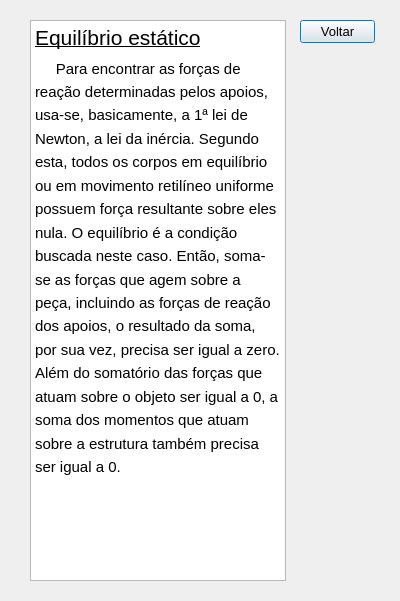
<?xml version="1.0" encoding="UTF-8"?>
<ui version="4.0">
 <class>Dialog</class>
 <widget class="QDialog" name="Dialog">
  <property name="geometry">
   <rect>
    <x>0</x>
    <y>0</y>
    <width>400</width>
    <height>601</height>
   </rect>
  </property>
  <property name="windowTitle">
   <string>Equilíbrio estático</string>
  </property>
  <widget class="QPushButton" name="pushButton">
   <property name="geometry">
    <rect>
     <x>300</x>
     <y>20</y>
     <width>75</width>
     <height>23</height>
    </rect>
   </property>
   <property name="font">
    <font>
     <pointsize>10</pointsize>
    </font>
   </property>
   <property name="text">
    <string>Voltar</string>
   </property>
  </widget>
  <widget class="QTextBrowser" name="textBrowser">
   <property name="geometry">
    <rect>
     <x>30</x>
     <y>20</y>
     <width>256</width>
     <height>561</height>
    </rect>
   </property>
   <property name="html">
    <string>&lt;!DOCTYPE HTML PUBLIC &quot;-//W3C//DTD HTML 4.0//EN&quot; &quot;http://www.w3.org/TR/REC-html40/strict.dtd&quot;&gt;
&lt;html&gt;&lt;head&gt;&lt;meta name=&quot;qrichtext&quot; content=&quot;1&quot; /&gt;&lt;style type=&quot;text/css&quot;&gt;
p, li { white-space: pre-wrap; }
&lt;/style&gt;&lt;/head&gt;&lt;body style=&quot; font-family:'MS Shell Dlg 2'; font-size:8.25pt; font-weight:400; font-style:normal;&quot;&gt;
&lt;p style=&quot; margin-top:0px; margin-bottom:0px; margin-left:0px; margin-right:0px; -qt-block-indent:0; text-indent:0px; line-height:138%;&quot;&gt;&lt;a name=&quot;docs-internal-guid-306d3a3a-7fff-1129-edf5-db80940f1eea&quot;&gt;&lt;/a&gt;&lt;span style=&quot; font-family:'Arial'; font-size:16pt; text-decoration: underline; color:#000000; background-color:transparent;&quot;&gt;E&lt;/span&gt;&lt;span style=&quot; font-family:'Arial'; font-size:16pt; text-decoration: underline; color:#000000; background-color:transparent;&quot;&gt;quilíbrio estático&lt;/span&gt;&lt;/p&gt;
&lt;p style=&quot; margin-top:0px; margin-bottom:0px; margin-left:0px; margin-right:0px; -qt-block-indent:0; text-indent:0px; line-height:138%;&quot;&gt;&lt;span style=&quot; font-family:'Arial'; font-size:11pt; color:#000000; background-color:transparent;&quot;&gt;     Para encontrar as forças de reação determinadas pelos apoios, usa-se, basicamente, a 1ª lei de Newton, a lei da inércia. Segundo esta, todos os corpos em equilíbrio ou em movimento retilíneo uniforme possuem força resultante sobre eles nula. O equilíbrio é a condição buscada neste caso. Então, soma-se as forças que agem sobre a peça, incluindo as forças de reação dos apoios, o resultado da soma, por sua vez, precisa ser igual a zero. Além do somatório das forças que atuam sobre o objeto ser igual a 0, a soma dos momentos que atuam sobre a estrutura também precisa ser igual a 0.&lt;/span&gt;&lt;/p&gt;
&lt;p align=&quot;center&quot; style=&quot; margin-top:0px; margin-bottom:0px; margin-left:0px; margin-right:0px; -qt-block-indent:0; text-indent:0px;&quot;&gt;&lt;img src=&quot;:/images/formulas.png&quot; /&gt;&lt;span style=&quot; font-size:8pt;&quot;&gt;&lt;br /&gt;&lt;/span&gt;&lt;/p&gt;&lt;/body&gt;&lt;/html&gt;</string>
   </property>
  </widget>
  <widget class="QLabel" name="label">
   <property name="geometry">
    <rect>
     <x>0</x>
     <y>0</y>
     <width>400</width>
     <height>600</height>
    </rect>
   </property>
   <property name="text">
    <string/>
   </property>
   <property name="pixmap">
    <pixmap resource="resources/resources.qrc">:/images/apoios_equilibrio.jpg</pixmap>
   </property>
  </widget>
  <zorder>label</zorder>
  <zorder>pushButton</zorder>
  <zorder>textBrowser</zorder>
 </widget>
 <resources>
  <include location="resources/resources.qrc"/>
 </resources>
 <connections>
  <connection>
   <sender>pushButton</sender>
   <signal>clicked()</signal>
   <receiver>Dialog</receiver>
   <slot>close()</slot>
   <hints>
    <hint type="sourcelabel">
     <x>337</x>
     <y>31</y>
    </hint>
    <hint type="destinationlabel">
     <x>199</x>
     <y>299</y>
    </hint>
   </hints>
  </connection>
 </connections>
</ui>
